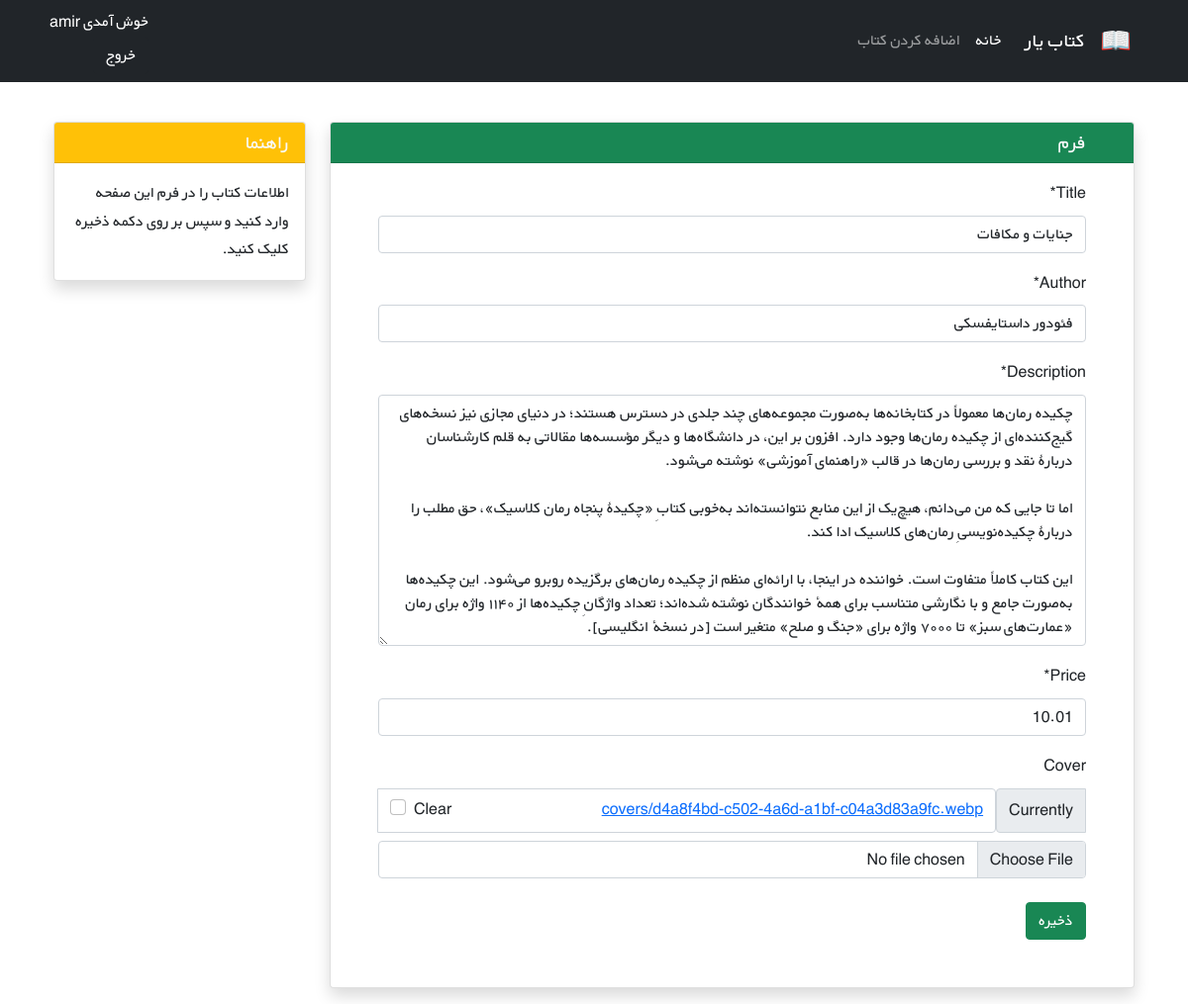
Page /books/11/edit/ (signed in) on the committed database.
### accounts/models.py (models this page shows)
class CustomUser(AbstractUser):
    age = models.PositiveIntegerField(null=True, blank=True)

### books/models.py (models this page shows, shortened)
class Book(models.Model):
    title = models.CharField(max_length=200)
    author = models.CharField(max_length=200)
    description = models.TextField()
    price = models.DecimalField(max_digits=5, decimal_places=2)
    cover = models.ImageField(upload_to='covers/', blank=True)

### books/views.py (the view)
# urls.py: path('<int:pk>/edit/', views.BookUpdateView.as_view(), name='book_update'),
class BookUpdateView(generic.UpdateView):
    model = Book
    fields = ['title', 'author', 'description', 'price', 'cover', ]
    template_name = 'books/book_update.html'

### books/templates/books/book_update.html (shortened to what this page needs)
{% extends '_base.html' %}
{% load crispy_forms_tags %}
{% block content %}
  <div class="container mt-4" dir="rtl">
    <div class="row">
      <div class="col-9">
        <div class="card shadow my-3">
          <h5 class="card-header bg-success text-light px-5">فرم</h5>
          <div class="px-5 pt-3 pb-5">
            <form method="POST" enctype="multipart/form-data">
              {{ form|crispy }}
              <button type="submit" class="btn btn-success mt-2">ذخیره</button>
            </form>
          </div>
        </div>
      </div>
      <div class="col-3">
        <div class="card my-3 shadow">
          <h5 class="card-header bg-warning text-light">راهنما</h5>
          <div class="card-body">
            <p class="card-text">اطلاعات کتاب را در فرم این صفحه وارد کنید و سپس بر روی دکمه ذخیره کلیک کنید.</p>
          </div>
        </div>
      </div>
    </div>
  </div>
{% endblock %}

### templates/_base.html (shortened to what this page needs)
{% load static %}
<!DOCTYPE html>
<html lang="en">
  <head>
    <link href="https://cdn.jsdelivr.net/npm/bootstrap@5.1.3/dist/css/bootstrap.min.css" rel="stylesheet" />
    <link rel="stylesheet" href="{% static 'css/style.css' %}"/>
  </head>
  <body>
    <nav class="navbar navbar-expand-lg navbar-dark bg-dark" dir="rtl">
      <div class="container">
        <a class="navbar-brand" href="#"><img src="{% static 'icons/book.png' %}" alt="" height="30" class="d-inline-block align-text-top" /></a>
        <a class="navbar-brand mx-3" href="#">کتاب یار</a>
        <div class="collapse navbar-collapse" id="navbarNavAltMarkup">
          <div class="navbar-nav">
            <a class="nav-link active" aria-current="page" href="{% url 'book_list' %}">خانه</a>
            <a class="nav-link" href="{% url 'book_create' %}">اضافه کردن کتاب</a>
          </div>
        </div>
        <div class="mx-2 text-white">
          {% if user.is_authenticated %}
            خوش آمدی {{ user.username }}
            <form action="{% url 'logout' %}" method="post">
              <button class="btn btn-dark text-white" type="submit">خروج</button>
            </form>
            {% else %}
            <a class="link-light text-decoration-none" href="{% url 'login' %}">ورود</a>
            <span>
              یا
            </span>
            <a class="link-light text-decoration-none" href="{% url 'signup' %}">ثبت نام</a>
          {% endif %}
        </div>
      </div>
    </nav>
    <div class="container">
      {% block content %}
      {% endblock %}
    </div>
  </body>
</html>

### static/css/style.css (style rules this page uses)
* { font-family: 'BYekan', sans-serif; line-height: 1.8rem; }

### rows in the picture
CustomUser: username "amir"
Book: title "جنایات و مکافات", author "فئودور داستایفسکی", description "چکیده رمان‌ها معمولاً در کتابخانه‌ها به‌صورت مجموعه‌های چند جلدی در دسترس هستند؛ در دنیای مجازی نیز نسخه‌های گیج‌کننده‌ای از چکیده رمان‌ها وجود دارد. افزون بر این، در دانشگاه‌ها و دیگر مؤسسه‌ها مقالاتی به قلم کارشناسان دربارهٔ نقد و بررسی رمان‌ها در قالب «راهنمای آموزشی» نوشته می‌شود. اما تا جایی که من می‌دانم، هیچ‌یک از این منابع نتوانسته‌اند به‌خوبی کتابِ «چکیدهٔ پنجاه رمان کلاسیک»، حق مطلب را دربارهٔ چکیده‌نویسیِ رمان‌های کلاسیک ادا کند. این کتاب کاملاً متفاوت است. خواننده در اینجا، با ارائه‌ای منظم از چکیده رمان‌های برگزیده روبرو می‌شود. این چکیده‌ها به‌صورت جامع و با نگارشی متناسب برای همهٔ خوانندگان نوشته شده‌اند؛ تعداد واژگانِ چکیده‌ها از ‌۱۱۴۰ واژه برای رمان «عمارت‌های سبز» تا ‌۷۰۰۰…", price "10.01"
